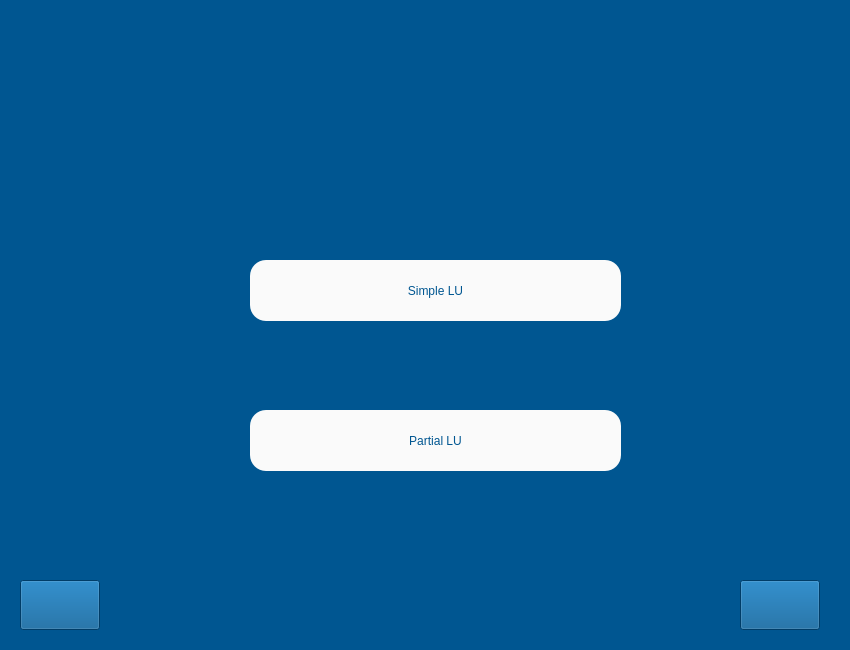
<?xml version="1.0" encoding="UTF-8"?>
<ui version="4.0">
 <class>lu_factoring</class>
 <widget class="QWidget" name="lu_factoring">
  <property name="geometry">
   <rect>
    <x>0</x>
    <y>0</y>
    <width>850</width>
    <height>650</height>
   </rect>
  </property>
  <property name="minimumSize">
   <size>
    <width>850</width>
    <height>650</height>
   </size>
  </property>
  <property name="maximumSize">
   <size>
    <width>850</width>
    <height>650</height>
   </size>
  </property>
  <property name="palette">
   <palette>
    <active>
     <colorrole role="Base">
      <brush brushstyle="SolidPattern">
       <color alpha="255">
        <red>255</red>
        <green>255</green>
        <blue>255</blue>
       </color>
      </brush>
     </colorrole>
     <colorrole role="Window">
      <brush brushstyle="SolidPattern">
       <color alpha="255">
        <red>0</red>
        <green>86</green>
        <blue>145</blue>
       </color>
      </brush>
     </colorrole>
    </active>
    <inactive>
     <colorrole role="Base">
      <brush brushstyle="SolidPattern">
       <color alpha="255">
        <red>255</red>
        <green>255</green>
        <blue>255</blue>
       </color>
      </brush>
     </colorrole>
     <colorrole role="Window">
      <brush brushstyle="SolidPattern">
       <color alpha="255">
        <red>0</red>
        <green>86</green>
        <blue>145</blue>
       </color>
      </brush>
     </colorrole>
    </inactive>
    <disabled>
     <colorrole role="Base">
      <brush brushstyle="SolidPattern">
       <color alpha="255">
        <red>0</red>
        <green>86</green>
        <blue>145</blue>
       </color>
      </brush>
     </colorrole>
     <colorrole role="Window">
      <brush brushstyle="SolidPattern">
       <color alpha="255">
        <red>0</red>
        <green>86</green>
        <blue>145</blue>
       </color>
      </brush>
     </colorrole>
    </disabled>
   </palette>
  </property>
  <property name="windowTitle">
   <string>Form</string>
  </property>
  <widget class="QLabel" name="label">
   <property name="geometry">
    <rect>
     <x>40</x>
     <y>30</y>
     <width>771</width>
     <height>161</height>
    </rect>
   </property>
   <property name="styleSheet">
    <string notr="true">background-image: url(:/images/Banner5.png);</string>
   </property>
   <property name="text">
    <string/>
   </property>
  </widget>
  <widget class="QPushButton" name="simplelu_button">
   <property name="geometry">
    <rect>
     <x>250</x>
     <y>260</y>
     <width>371</width>
     <height>61</height>
    </rect>
   </property>
   <property name="styleSheet">
    <string notr="true">background-color: rgb(250, 250, 250);
font: 15pt &quot;MS Shell Dlg 2&quot;;
color: rgb(0, 86, 145);
border-radius: 16px;
</string>
   </property>
   <property name="text">
    <string>Simple LU</string>
   </property>
  </widget>
  <widget class="QPushButton" name="partiallu_button">
   <property name="geometry">
    <rect>
     <x>250</x>
     <y>410</y>
     <width>371</width>
     <height>61</height>
    </rect>
   </property>
   <property name="styleSheet">
    <string notr="true">background-color: rgb(250, 250, 250);
font: 15pt &quot;MS Shell Dlg 2&quot;;
color: rgb(0, 86, 145);
border-radius: 16px;
</string>
   </property>
   <property name="text">
    <string>Partial LU</string>
   </property>
  </widget>
  <widget class="QPushButton" name="back_button">
   <property name="geometry">
    <rect>
     <x>20</x>
     <y>580</y>
     <width>80</width>
     <height>50</height>
    </rect>
   </property>
   <property name="styleSheet">
    <string notr="true">background-color: rgb(0, 86, 145);
background-image: url(:/images/back.png);</string>
   </property>
   <property name="text">
    <string/>
   </property>
   <property name="iconSize">
    <size>
     <width>80</width>
     <height>50</height>
    </size>
   </property>
  </widget>
  <widget class="QPushButton" name="home_button">
   <property name="geometry">
    <rect>
     <x>740</x>
     <y>580</y>
     <width>80</width>
     <height>50</height>
    </rect>
   </property>
   <property name="styleSheet">
    <string notr="true">background-color: rgb(0, 86, 145);
border-image: url(:/images/home.png);</string>
   </property>
   <property name="text">
    <string/>
   </property>
   <property name="icon">
    <iconset>
     <normaloff>../UserInterface/Util/Images/home.png</normaloff>../UserInterface/Util/Images/home.png</iconset>
   </property>
   <property name="iconSize">
    <size>
     <width>80</width>
     <height>50</height>
    </size>
   </property>
  </widget>
 </widget>
 <resources>
  <include location="../UserInterface/Util/Images/link.qrc"/>
 </resources>
 <connections/>
</ui>
